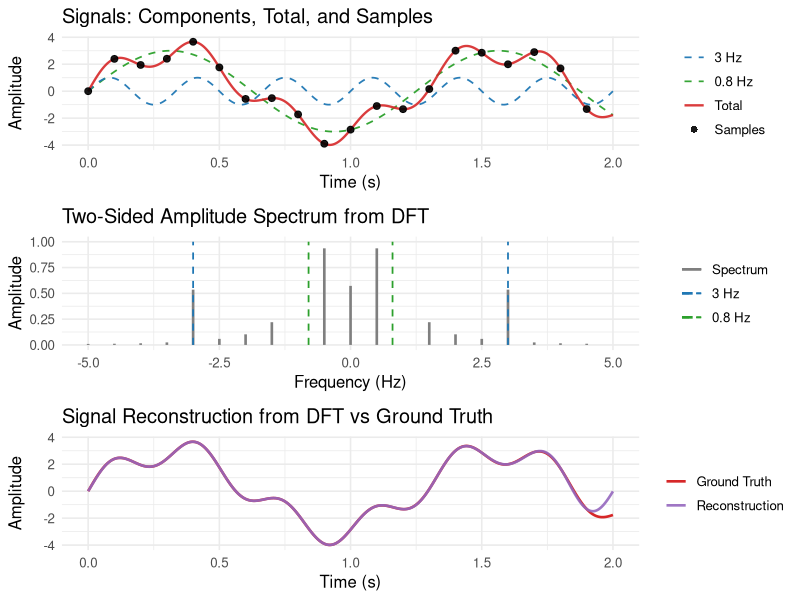

Reproduce this figure in R.
# ------------------------------------------------
# Libraries
# ------------------------------------------------
library(ggplot2)
library(dplyr)
library(tidyr)
library(gridExtra)

# ------------------------------------------------
# Parameters
# ------------------------------------------------
fs  <- 10      # sampling frequency [Hz]
T   <- 2       # duration [s]
N   <- fs * T
t   <- seq(0, T - 1/fs, by = 1/fs)  # discrete sample times

# Two-tone signal
f1 <- 3.0
f2 <- 0.8
x  <- sin(2*pi*f1*t) + 3*sin(2*pi*f2*t)

# High-res "continuous" reference
N_cont  <- 5000
t_cont  <- seq(0, T, length.out = N_cont)
x1_cont <- sin(2*pi*f1*t_cont)
x2_cont <- 3*sin(2*pi*f2*t_cont)
x_cont  <- x1_cont + x2_cont

# ------------------------------------------------
# FFT (DFT) -> two-sided spectrum with fftshift-style ordering
# ------------------------------------------------
X <- fft(x)                # unnormalized in R
mag_full <- Mod(X) / N     # two-sided magnitude (no doubling)

# Reorder so frequency runs from -fs/2 ... +fs/2 (even N here)
idx_shift  <- c((N/2 + 1):N, 1:(N/2))
freq_shift <- seq(-fs/2, fs/2 - fs/N, by = fs/N)  # length N
mag_shift  <- mag_full[idx_shift]

df_spec2 <- tibble(freq = freq_shift, amp = mag_shift)

# Component markers (±f1, ±f2)
df_lines <- tibble(
  freq  = c(+f1, -f1, +f2, -f2),
  label = rep(c("3 Hz", "0.8 Hz"), each = 2)
)

# ------------------------------------------------
# Bandlimited Reconstruction via Zero-Padded DFT
# ------------------------------------------------
N_up <- N_cont
X_up <- complex(real = rep(0, N_up), imaginary = rep(0, N_up))

if (N %% 2 == 0) {
  # Copy DC..Nyquist
  X_up[1:(N/2 + 1)] <- X[1:(N/2 + 1)]
  # Copy negative freqs (exclude DC & Nyquist)
  if (N/2 - 1 >= 1) {
    X_up[(N_up - (N/2 - 1) + 1):N_up] <- X[(N/2 + 2):N]
  }
} else {
  half <- floor(N/2)
  X_up[1:(half + 1)] <- X[1:(half + 1)]
  if (half >= 1) {
    X_up[(N_up - half + 1):N_up] <- X[(half + 2):N]
  }
}
# Amplitude correction when changing IFFT length
X_up <- (N_up / N) * X_up
x_rec <- Re(fft(X_up, inverse = TRUE)) / N_up
t_rec <- seq(0, T, length.out = N_up)

# ------------------------------------------------
# Data frames for plotting
# ------------------------------------------------
# Top: components + total + samples
df_cont <- tibble(
  t = t_cont,
  `3 Hz`     = x1_cont,
  `0.8 Hz`   = x2_cont,
  `Total`    = x_cont
) |>
  pivot_longer(-t, names_to = "series", values_to = "value")

df_samples <- tibble(t = t, Samples = x)

# Bottom: reconstruction vs ground truth
df_truth <- tibble(t = t_cont, `Ground Truth` = x_cont)
df_recon <- tibble(t = t_rec,  `Reconstruction` = x_rec)

# ------------------------------------------------
# Palette
# ------------------------------------------------
pal <- c(
  "3 Hz"           = "#1f77b4",
  "0.8 Hz"         = "#2ca02c",
  "Total"          = "#d62728",
  "Samples"        = "#000000",
  "Reconstruction" = "#9467bd",
  "Ground Truth"   = "#d62728",
  "Spectrum"       = "#7f7f7f"
)

# ------------------------------------------------
# Plot 1 (top): components + total + samples (point-only for Samples)
# ------------------------------------------------
top_breaks <- c("3 Hz", "0.8 Hz", "Total", "Samples")

p_top <- ggplot() +
  geom_line(
    data = df_cont |> filter(series %in% c("3 Hz", "0.8 Hz")),
    aes(t, value, color = series),
    linewidth = 0.6, alpha = 0.95, lty="dashed"
  ) +
  geom_line(
    data = df_cont |> filter(series == "Total"),
    aes(t, value, color = series),
    linewidth = 0.8, alpha = 0.9
  ) +
  geom_point(
    data = df_samples,
    aes(t, Samples, color = "Samples"),
    size = 2, alpha = 0.9, show.legend = TRUE
  ) +
  scale_color_manual(values = pal, breaks = top_breaks) +
  guides(color = guide_legend(
    override.aes = list(
      linetype = c(2, 2, 1, 0),
      shape    = c(NA, NA, NA, 16),
      linewidth= c(0.6, 0.6, 0.8, NA)
    )
  )) +
  labs(
    title = "Signals: Components, Total, and Samples",
    x = "Time (s)", y = "Amplitude", color = NULL
  ) +
  theme_minimal(base_size = 12)

# ------------------------------------------------
# Plot 2 (middle): TWO-SIDED spectrum as stems; simple legend with horizontal keys
# ------------------------------------------------
p_mid <- ggplot() +
  ylim(0,1) + 
  xlim(-5,5) + 
  # Spectrum stems (no legend)
  geom_segment(
    data = df_spec2,
    aes(x = freq, xend = freq, y = 0, yend = amp),
    color = pal["Spectrum"],
    linewidth = 0.9,
    show.legend = FALSE
  ) +
  # Component frequency markers (vertical lines, no legend)
  geom_segment(
    data = df_lines,
    aes(x = freq, xend = freq, y = 0, yend = 1, color = label, linetype = label),
    linewidth = 0.6,
    show.legend = FALSE
  ) +
  scale_color_manual(
    values = pal[c("Spectrum","3 Hz","0.8 Hz")],
    breaks = c("Spectrum","3 Hz","0.8 Hz"),
    name   = NULL
  ) +
  scale_linetype_manual(
    values = c("Spectrum"="solid","3 Hz"="dashed","0.8 Hz"="dashed"),
    breaks = c("Spectrum","3 Hz","0.8 Hz"),
    name   = NULL
  ) +
    # Dummy HORIZONTAL lines to generate legend
  geom_hline(
    aes(yintercept = -1, color = "Spectrum", linetype = "Spectrum"),
    linewidth = 0.6,
    show.legend = TRUE
  ) +
  geom_hline(
    aes(yintercept = -1, color = "3 Hz", linetype = "3 Hz"),
    linewidth = 0.6,
    show.legend = TRUE
  ) +
  geom_hline(
    aes(yintercept = -1, color = "0.8 Hz", linetype = "0.8 Hz"),
    linewidth = 0.9,
    show.legend = TRUE
  ) +
  labs(
    title = "Two-Sided Amplitude Spectrum from DFT",
    x = "Frequency (Hz)", y = "Amplitude"
  ) +
  theme_minimal(base_size = 12)


# ------------------------------------------------
# Plot 3 (bottom): reconstruction vs ground truth
# ------------------------------------------------
p_bot <- ggplot() +
  geom_line(
    data = df_truth,
    aes(t, `Ground Truth`, color = "Ground Truth"),
    linewidth = 0.9
  ) +
  geom_line(
    data = df_recon,
    aes(t, `Reconstruction`, color = "Reconstruction"),
    linewidth = 0.9, alpha = 0.9
  ) +
  scale_color_manual(values = pal[c("Ground Truth","Reconstruction")]) +
  labs(
    title = "Signal Reconstruction from DFT vs Ground Truth",
    x = "Time (s)", y = "Amplitude", color = NULL
  ) +
  theme_minimal(base_size = 12)

# ------------------------------------------------
# Arrange: three rows
# ------------------------------------------------

# ------------------------------------------------
# Make panel widths identical across plots
# ------------------------------------------------
library(grid)

g_top <- ggplotGrob(p_top)
g_mid <- ggplotGrob(p_mid)
g_bot <- ggplotGrob(p_bot)

# Compute max widths across the grobs (all columns)
max_widths <- unit.pmax(g_top$widths, g_mid$widths, g_bot$widths)

# Apply the max widths back to each grob
g_top$widths <- max_widths
g_mid$widths <- max_widths
g_bot$widths <- max_widths

# Arrange with matched widths
grid.arrange(g_top, g_mid, g_bot, ncol = 1)

